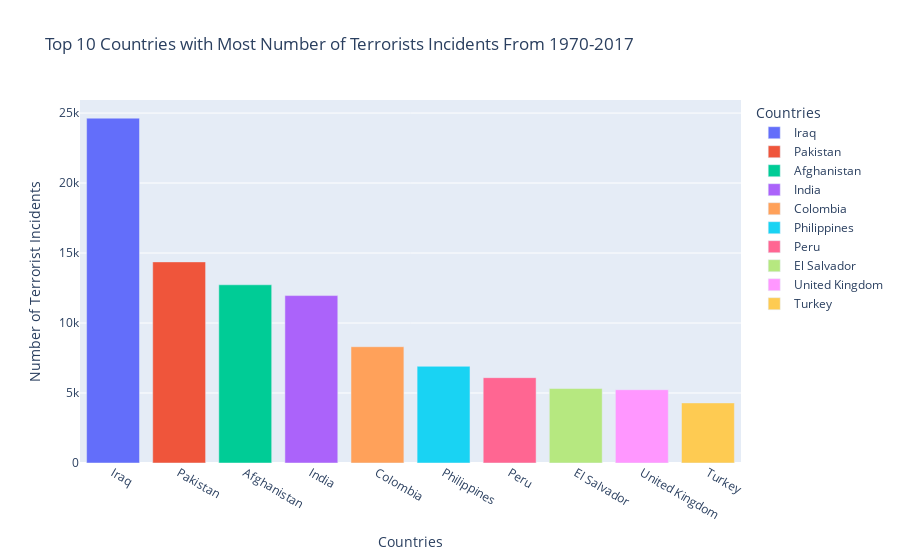

This figure's notebook cell:
### Code cell
bar=px.bar(x=dt_coun['country_txt'],y=dt_coun['eventid'],color=dt_coun['country_txt'], title='Top 10 Countries with Most Number of Terrorists Incidents From 1970-2017',
          labels={
              'x':'Countries',
              'y':'Number of Terrorist Incidents',
              'color':'Countries'
          })
bar.show()

### Figure 1 — Plotly figure (JSON) as saved in the notebook; plotly's stock layout.template omitted (floating-point values rounded to 4 significant figures)
{"data": [{"alignmentgroup": "True", "hovertemplate": "Countries=%{x}<br>Number of Terrorist Incidents=%{y}<extra></extra>", "legendgroup": "Iraq", "marker": {"color": "#636efa", "pattern": {"shape": ""}}, "name": "Iraq", "offsetgroup": "Iraq", "orientation": "v", "showlegend": true, "textposition": "auto", "type": "bar", "x": ["Iraq"], "xaxis": "x", "y": [24636], "yaxis": "y"}, {"alignmentgroup": "True", "hovertemplate": "Countries=%{x}<br>Number of Terrorist Incidents=%{y}<extra></extra>", "legendgroup": "Pakistan", "marker": {"color": "#EF553B", "pattern": {"shape": ""}}, "name": "Pakistan", "offsetgroup": "Pakistan", "orientation": "v", "showlegend": true, "textposition": "auto", "type": "bar", "x": ["Pakistan"], "xaxis": "x", "y": [14368], "yaxis": "y"}, {"alignmentgroup": "True", "hovertemplate": "Countries=%{x}<br>Number of Terrorist Incidents=%{y}<extra></extra>", "legendgroup": "Afghanistan", "marker": {"color": "#00cc96", "pattern": {"shape": ""}}, "name": "Afghanistan", "offsetgroup": "Afghanistan", "orientation": "v", "showlegend": true, "textposition": "auto", "type": "bar", "x": ["Afghanistan"], "xaxis": "x", "y": [12731], "yaxis": "y"}, {"alignmentgroup": "True", "hovertemplate": "Countries=%{x}<br>Number of Terrorist Incidents=%{y}<extra></extra>", "legendgroup": "India", "marker": {"color": "#ab63fa", "pattern": {"shape": ""}}, "name": "India", "offsetgroup": "India", "orientation": "v", "showlegend": true, "textposition": "auto", "type": "bar", "x": ["India"], "xaxis": "x", "y": [11960], "yaxis": "y"}, {"alignmentgroup": "True", "hovertemplate": "Countries=%{x}<br>Number of Terrorist Incidents=%{y}<extra></extra>", "legendgroup": "Colombia", "marker": {"color": "#FFA15A", "pattern": {"shape": ""}}, "name": "Colombia", "offsetgroup": "Colombia", "orientation": "v", "showlegend": true, "textposition": "auto", "type": "bar", "x": ["Colombia"], "xaxis": "x", "y": [8306], "yaxis": "y"}, {"alignmentgroup": "True", "hovertemplate": "Countries=%{x}<br>Number of Terrorist Incidents=%{y}<extra></extra>", "legendgroup": "Philippines", "marker": {"color": "#19d3f3", "pattern": {"shape": ""}}, "name": "Philippines", "offsetgroup": "Philippines", "orientation": "v", "showlegend": true, "textposition": "auto", "type": "bar", "x": ["Philippines"], "xaxis": "x", "y": [6908], "yaxis": "y"}, {"alignmentgroup": "True", "hovertemplate": "Countries=%{x}<br>Number of Terrorist Incidents=%{y}<extra></extra>", "legendgroup": "Peru", "marker": {"color": "#FF6692", "pattern": {"shape": ""}}, "name": "Peru", "offsetgroup": "Peru", "orientation": "v", "showlegend": true, "textposition": "auto", "type": "bar", "x": ["Peru"], "xaxis": "x", "y": [6096], "yaxis": "y"}, {"alignmentgroup": "True", "hovertemplate": "Countries=%{x}<br>Number of Terrorist Incidents=%{y}<extra></extra>", "legendgroup": "El Salvador", "marker": {"color": "#B6E880", "pattern": {"shape": ""}}, "name": "El Salvador", "offsetgroup": "El Salvador", "orientation": "v", "showlegend": true, "textposition": "auto", "type": "bar", "x": ["El Salvador"], "xaxis": "x", "y": [5320], "yaxis": "y"}, {"alignmentgroup": "True", "hovertemplate": "Countries=%{x}<br>Number of Terrorist Incidents=%{y}<extra></extra>", "legendgroup": "United Kingdom", "marker": {"color": "#FF97FF", "pattern": {"shape": ""}}, "name": "United Kingdom", "offsetgroup": "United Kingdom", "orientation": "v", "showlegend": true, "textposition": "auto", "type": "bar", "x": ["United Kingdom"], "xaxis": "x", "y": [5235], "yaxis": "y"}, {"alignmentgroup": "True", "hovertemplate": "Countries=%{x}<br>Number of Terrorist Incidents=%{y}<extra></extra>", "legendgroup": "Turkey", "marker": {"color": "#FECB52", "pattern": {"shape": ""}}, "name": "Turkey", "offsetgroup": "Turkey", "orientation": "v", "showlegend": true, "textposition": "auto", "type": "bar", "x": ["Turkey"], "xaxis": "x", "y": [4292], "yaxis": "y"}], "layout": {"barmode": "relative", "legend": {"title": {"text": "Countries"}, "tracegroupgap": 0}, "title": {"text": "Top 10 Countries with Most Number of Terrorists Incidents From 1970-2017"}, "xaxis": {"anchor": "y", "domain": [0, 1], "title": {"text": "Countries"}}, "yaxis": {"anchor": "x", "domain": [0, 1], "title": {"text": "Number of Terrorist Incidents"}}}}
